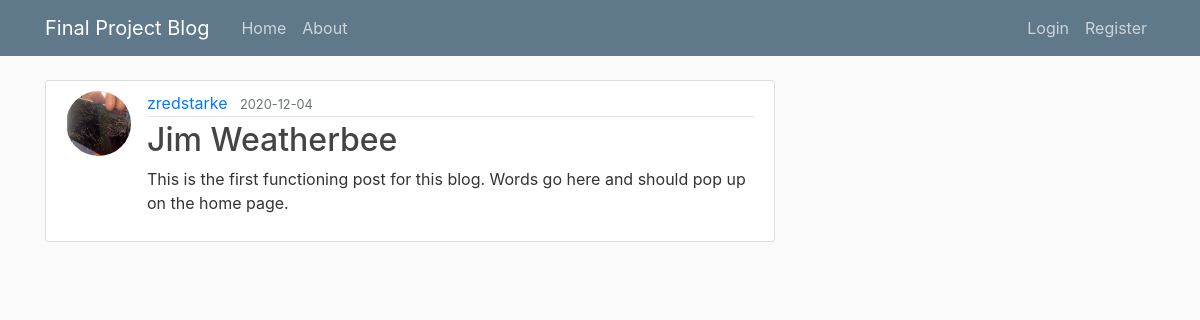
/post/1, run on the app's committed database.
### finalprojectblog/models.py (models this page shows, shortened)
class User(db.Model, UserMixin):
    id = db.Column(db.Integer, primary_key=True)
    username = db.Column(db.String(20), unique=True, nullable=False)
    email = db.Column(db.String(120), unique=True, nullable=False)
    image_file = db.Column(db.String(20), nullable=False, default='default.jpg')
    password = db.Column(db.String(60), nullable=False)
    posts = db.relationship('Post', backref='author', lazy=True)

class Post(db.Model):
    id = db.Column(db.Integer, primary_key=True)
    title = db.Column(db.String(100), nullable=False)
    date_posted = db.Column(db.DateTime, nullable=False, default=datetime.utcnow)
    content = db.Column(db.Text, nullable=False)
    user_id = db.Column(db.Integer, db.ForeignKey('user.id'), nullable=False)

### finalprojectblog/routes.py (the view)
@app.route("/post/<int:post_id>")
def post(post_id):
    post = Post.query.get_or_404(post_id)
    return render_template('post.html', title=post.title, post=post)

### finalprojectblog/templates/post.html (shortened to what this page needs)
{% extends "layout.html" %}
{% block content %}
    <article class="media content-section">
        <img class="rounded-circle article-img" src="{{ url_for('static', filename='profile_pics/' + post.author.image_file) }}">
        <div class="media-body">
            <div class="article-metadata">
              <a class="mr-2" href="#">{{ post.author.username }}</a>
              <small class="text-muted">{{ post.date_posted.strftime("%Y-%m-%d") }}</small>
            </div>
            <h2 class="article-title">{{ post.title }}</h2>
            <p class="article-content">{{ post.content }}</p>
        </div>
    </article>
{% endblock content %}

### finalprojectblog/static/main.css (style rules this page uses)
body { background: #fafafa; color: #333333; margin-top: 5rem; }
h1, h2, h3, h4, h5, h6 { color: #444444; }
.content-section { background: #ffffff; padding: 10px 20px; border: 1px solid #dddddd; border-radius: 3px; margin-bottom: 20px; }
.article-title { color: #444444; }
.article-content { white-space: pre-line; }
.article-img { height: 65px; width: 65px; margin-right: 16px; }
.article-metadata { padding-bottom: 1px; margin-bottom: 4px; border-bottom: 1px solid #e3e3e3 }

### data on the page
User: image_file (picture), author.username "zredstarke"
Post: date_posted "2020-12-04", title "Jim Weatherbee", content "This is the first functioning post for this blog. Words go here and should pop up on the home page."
